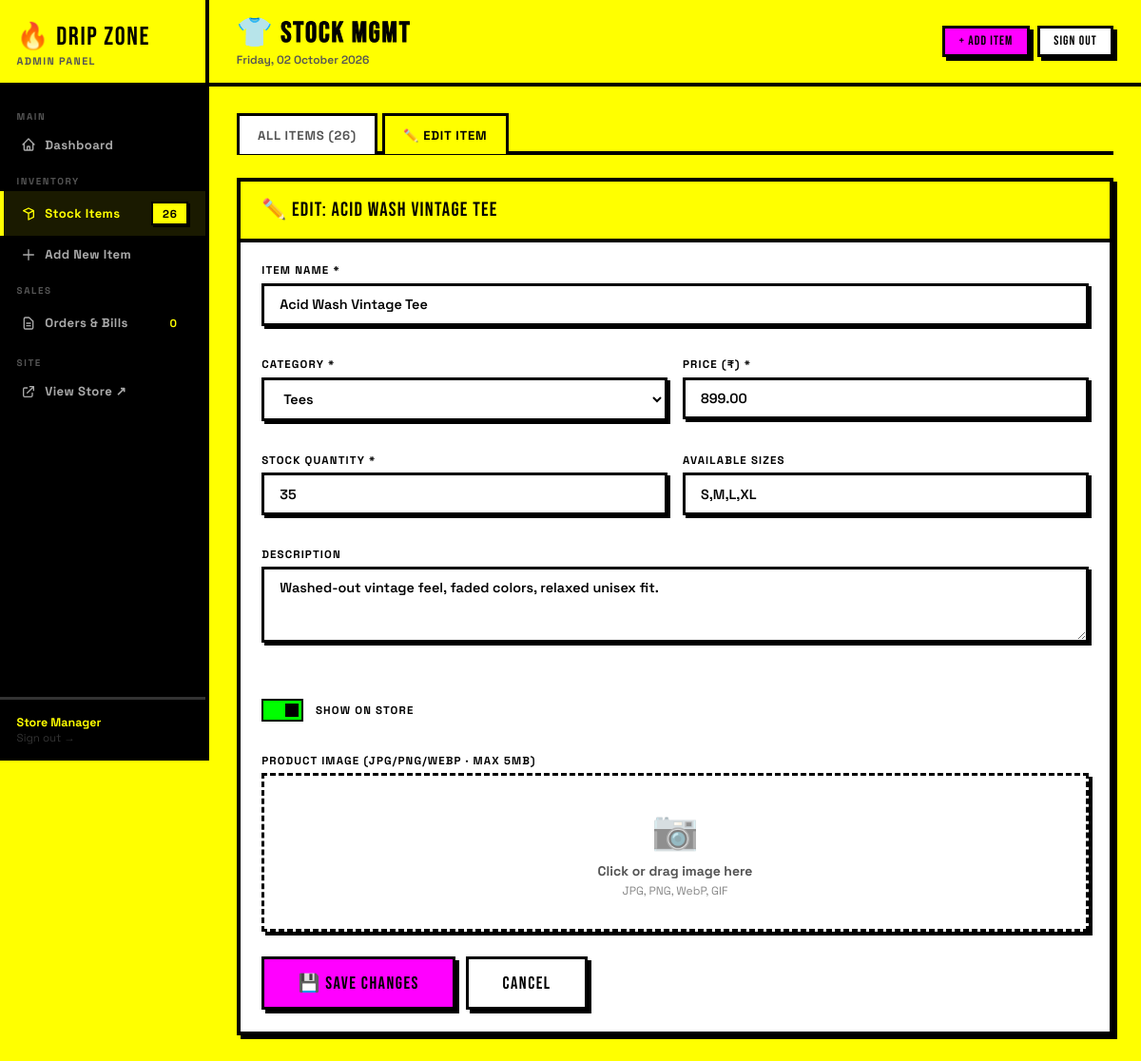
The page /admin.php?page=stock&edit=2 (signed in) on the database its author committed.
### tables this page shows
CREATE TABLE IF NOT EXISTS Stock (
    id              INT UNSIGNED     NOT NULL AUTO_INCREMENT,
    item_name       VARCHAR(180)     NOT NULL,
    description     TEXT                      DEFAULT NULL,
    category        VARCHAR(80)      NOT NULL DEFAULT 'Uncategorized',
    image_path      VARCHAR(300)              DEFAULT NULL,
    price           DECIMAL(10,2)    NOT NULL DEFAULT 0.00,
    stock_qty       INT              NOT NULL DEFAULT 0,
    sizes           VARCHAR(200)              DEFAULT 'S,M,L,XL,XXL',
    display_status  TINYINT(1)       NOT NULL DEFAULT 1,
    created_at      DATETIME         NOT NULL DEFAULT CURRENT_TIMESTAMP,
    updated_at      DATETIME         NOT NULL DEFAULT CURRENT_TIMESTAMP ON UPDATE CURRENT_TIMESTAMP,
    PRIMARY KEY (id),
    INDEX idx_display  (display_status),
    INDEX idx_category (category)
);

### admin.php (the view, shortened to what this page needs)
<?php
require_once 'db.php';
$page   = $_GET['page']   ?? 'dashboard';
$action = $_POST['action'] ?? $_GET['action'] ?? '';
$totalItems   = (int) $pdo->query("SELECT COUNT(*) FROM Stock")->fetchColumn();
$totalVisible = (int) $pdo->query("SELECT COUNT(*) FROM Stock WHERE display_status=1")->fetchColumn();
$lowStock     = (int) $pdo->query("SELECT COUNT(*) FROM Stock WHERE stock_qty<=5 AND stock_qty>0")->fetchColumn();
$outStock     = (int) $pdo->query("SELECT COUNT(*) FROM Stock WHERE stock_qty=0")->fetchColumn();
$totalBills   = (int) $pdo->query("SELECT COUNT(*) FROM Bills")->fetchColumn();
$totalRev     = (float)$pdo->query("SELECT COALESCE(SUM(total_amount),0) FROM Bills")->fetchColumn();
$todayRev     = (float)$pdo->query("SELECT COALESCE(SUM(total_amount),0) FROM Bills WHERE DATE(bill_date)=CURDATE()")->fetchColumn();
$stockItems = [];
if (in_array($page,['stock','dashboard'])) {
    $stockItems = $pdo->query("SELECT id,item_name,category,image_path,price,stock_qty,sizes,display_status,DATE_FORMAT(updated_at,'%d %b %Y') AS updated FROM Stock ORDER BY created_at DESC")->fetchAll();
}
$editItem = null;
if ($page==='stock' && isset($_GET['edit'])) {
    $s = $pdo->prepare("SELECT * FROM Stock WHERE id=?");
    $s->execute([(int)$_GET['edit']]);
    $editItem = $s->fetch();
}
$cats = ['Tees','Shirts','Jeans','Cargo','Hoodies','Jackets','Joggers','Accessories','Other'];
?>
<!DOCTYPE html>
<html lang="en">
<head>
  <link rel="stylesheet" href="style.css"/>
</head>
<body>
<div class="admin-layout" id="admin-layout">
  <aside class="admin-sidebar">
    <div class="sidebar-logo">
      <div class="sidebar-logo-text">🔥 DRIP ZONE</div>
      <div class="sidebar-logo-sub">Admin Panel</div>
    </div>
    <nav class="sidebar-nav">
      <div class="sidebar-section-label">MAIN</div>
      <a href="admin.php?page=dashboard" class="sidebar-link <?= $page==='dashboard'?'active':'' ?>" id="nav-dashboard">
        <svg xmlns="http://www.w3.org/2000/svg" fill="none" viewBox="0 0 24 24" stroke="currentColor"><path stroke-linecap="round" stroke-linejoin="round" stroke-width="2" d="M3 12l2-2m0 0l7-7 7 7M5 10v10a1 1 0 001 1h3m10-11l2 2m-2-2v10a1 1 0 01-1 1h-3m-6 0a1 1 0 001-1v-4a1 1 0 011-1h2a1 1 0 011 1v4a1 1 0 001 1m-6 0h6"/></svg>
        Dashboard
      </a>
      <div class="sidebar-section-label">INVENTORY</div>
      <a href="admin.php?page=stock" class="sidebar-link <?= $page==='stock'?'active':'' ?>" id="nav-stock">
        <svg xmlns="http://www.w3.org/2000/svg" fill="none" viewBox="0 0 24 24" stroke="currentColor"><path stroke-linecap="round" stroke-linejoin="round" stroke-width="2" d="M20 7l-8-4-8 4m16 0l-8 4m8-4v10l-8 4m0-10L4 7m8 4v10"/></svg>
        Stock Items
        <span class="badge badge-yellow" style="margin-left:auto;"><?= $totalItems ?></span>
      </a>
      <a href="admin.php?page=stock&action=add" class="sidebar-link" id="nav-add">
        <svg xmlns="http://www.w3.org/2000/svg" fill="none" viewBox="0 0 24 24" stroke="currentColor"><path stroke-linecap="round" stroke-linejoin="round" stroke-width="2" d="M12 4v16m8-8H4"/></svg>
        Add New Item
      </a>
      <div class="sidebar-section-label">SALES</div>
      <a href="admin.php?page=bills" class="sidebar-link <?= $page==='bills'?'active':'' ?>" id="nav-bills">
        <svg xmlns="http://www.w3.org/2000/svg" fill="none" viewBox="0 0 24 24" stroke="currentColor"><path stroke-linecap="round" stroke-linejoin="round" stroke-width="2" d="M9 12h6m-6 4h6m2 5H7a2 2 0 01-2-2V5a2 2 0 012-2h5.586a1 1 0 01.707.293l5.414 5.414A1 1 0 0119 8.414V19a2 2 0 01-2 2z"/></svg>
        Orders &amp; Bills
        <span class="badge badge-dark" style="margin-left:auto;"><?= $totalBills ?></span>
      </a>
      <div class="sidebar-section-label">SITE</div>
      <a href="index.php" target="_blank" class="sidebar-link" id="nav-store">
        <svg xmlns="http://www.w3.org/2000/svg" fill="none" viewBox="0 0 24 24" stroke="currentColor"><path stroke-linecap="round" stroke-linejoin="round" stroke-width="2" d="M10 6H6a2 2 0 00-2 2v10a2 2 0 002 2h10a2 2 0 002-2v-4M14 4h6m0 0v6m0-6L10 14"/></svg>
        View Store ↗
      </a>
    </nav>
    <div class="sidebar-footer">
      <div class="admin-name"><?= htmlspecialchars($_SESSION['admin_name'] ?? 'Admin') ?></div>
      <a href="logout.php" style="font-size:.72rem;color:#333;">Sign out →</a>
    </div>
  </aside>
  <div class="admin-main">
    <div class="admin-topbar">
      <div>
        <div class="admin-page-title">
          <?php echo ['dashboard'=>'📊 DASHBOARD','stock'=>'👕 STOCK MGMT','bills'=>'🧾 ORDERS'][$page] ?? 'DASHBOARD'; ?>
        </div>
        <div class="admin-topbar-meta"><?= date('l, d F Y') ?></div>
      </div>
      <div style="display:flex;gap:.5rem;align-items:center;">
        <a href="admin.php?page=stock&action=add" class="btn btn-pink btn-sm" id="topbar-add">+ ADD ITEM</a>
        <a href="logout.php" class="btn btn-outline-w btn-sm" id="topbar-logout">SIGN OUT</a>
      </div>
    </div>
    <div class="admin-content">
      <?php if ($page==='dashboard'): ?>
        <div class="stats-grid">
          <div class="stat-card">
            <div class="stat-label">TOTAL ITEMS</div>
            <div class="stat-value"><?= $totalItems ?></div>
            <div class="stat-sub"><?= $totalVisible ?> visible on store</div>
          </div>
          <div class="stat-card">
            <div class="stat-label">TOTAL ORDERS</div>
            <div class="stat-value" style="color:var(--neon-pink);"><?= $totalBills ?></div>
            <div class="stat-sub">All time</div>
          </div>
          <div class="stat-card">
            <div class="stat-label">TOTAL REVENUE</div>
            <div class="stat-value" style="color:var(--cyber-blue);font-size:1.6rem;">₹<?= number_format($totalRev,0) ?></div>
            <div class="stat-sub">Today: ₹<?= number_format($todayRev,0) ?></div>
          </div>
          <div class="stat-card">
            <div class="stat-label">LOW / OUT OF STOCK</div>
            <div class="stat-value" style="color:var(--hot-orange);"><?= $lowStock + $outStock ?></div>
            <div class="stat-sub"><?= $outStock ?> sold out</div>
          </div>
        </div>
        <div class="card">
          <div class="card-header">
            <div class="section-title">RECENT STOCK</div>
            <a href="admin.php?page=stock" class="btn btn-outline-w btn-sm">VIEW ALL</a>
          </div>
          <div class="table-wrap">
            <table class="admin-table">
              <thead><tr><th>IMG</th><th>ITEM</th><th>CAT</th><th>PRICE</th><th>QTY</th><th>STATUS</th></tr></thead>
              <tbody>
                <?php foreach(array_slice($stockItems,0,8) as $item): ?>
                <tr>
                  <td>
                    <div class="item-img">
                      <?php if($item['image_path'] && file_exists($item['image_path'])): ?>
                        <img src="<?= htmlspecialchars($item['image_path']) ?>" alt=""/>
                      <?php else: ?>👕<?php endif; ?>
                    </div>
                  </td>
                  <td><div class="item-name"><?= htmlspecialchars($item['item_name']) ?></div></td>
                  <td><span class="badge badge-dark"><?= htmlspecialchars($item['category']) ?></span></td>
                  <td style="color:var(--neon-yellow);font-weight:700;">₹<?= number_format($item['price'],2) ?></td>
                  <td>
                    <?php if($item['stock_qty']==0): ?><span class="badge badge-red">OUT</span>
                    <?php elseif($item['stock_qty']<=5): ?><span class="badge badge-pink"><?= $item['stock_qty'] ?> LEFT</span>
                    <?php else: ?><span class="badge badge-green"><?= $item['stock_qty'] ?></span>
                    <?php endif; ?>
                  </td>
                  <td><?= $item['display_status'] ? '<span class="badge badge-green">LIVE</span>' : '<span class="badge badge-dark">HIDDEN</span>' ?></td>
                </tr>
                <?php endforeach; ?>
              </tbody>
            </table>
          </div>
        </div>
      <?php elseif($page==='stock'): ?>
        <div class="tab-nav">
          <button class="tab-btn <?= (!isset($_GET['edit'])&&$action!=='add')?'active':'' ?>" id="tab-list-btn" onclick="switchTab('list')">ALL ITEMS (<?= $totalItems ?>)</button>
          <button class="tab-btn <?= (isset($_GET['edit'])||$action==='add')?'active':'' ?>" id="tab-form-btn" onclick="switchTab('form')">
            <?= $editItem ? '✏️ EDIT ITEM' : '➕ ADD ITEM' ?>
          </button>
        </div>
        <div class="tab-panel <?= (isset($_GET['edit'])||$action==='add')?'active':'' ?>" id="tab-panel-form">
          <div class="card">
            <div class="card-header">
              <div class="section-title"><?= $editItem ? '✏️ EDIT: '.htmlspecialchars($editItem['item_name']) : '➕ ADD NEW ITEM' ?></div>
            </div>
            <div class="card-body">
              <form method="POST" action="admin.php?page=stock" enctype="multipart/form-data" id="item-form" novalidate>
                <div class="admin-form-grid">
                  <div class="form-group span-2">
                    <label class="form-label" for="item_name">Item Name *</label>
                    <input type="text" id="item_name" name="item_name" class="form-control" required
                           placeholder="e.g. Oversized Graphic Tee" value="<?= htmlspecialchars($editItem['item_name']??'') ?>"/>
                  </div>
                  <div class="form-group">
                    <label class="form-label" for="category">Category *</label>
                    <select id="category" name="category" class="form-control">
                      <?php foreach($cats as $cat): ?>
                        <option value="<?= $cat ?>" <?= ($editItem['category']??'')===$cat?'selected':'' ?>><?= $cat ?></option>
                      <?php endforeach; ?>
                    </select>
                  </div>
                  <div class="form-group">
                    <label class="form-label" for="price">Price (₹) *</label>
                    <input type="number" id="price" name="price" class="form-control" step="0.01" min="0" required
                           placeholder="999.00" value="<?= htmlspecialchars($editItem['price']??'') ?>"/>
                  </div>
                  <div class="form-group">
                    <label class="form-label" for="stock_qty">Stock Quantity *</label>
                    <input type="number" id="stock_qty" name="stock_qty" class="form-control" min="0" required
                           value="<?= htmlspecialchars($editItem['stock_qty']??0) ?>"/>
                  </div>
                  <div class="form-group">
                    <label class="form-label" for="sizes">Available Sizes</label>
                    <input type="text" id="sizes" name="sizes" class="form-control"
                           placeholder="S,M,L,XL,XXL" value="<?= htmlspecialchars($editItem['sizes']??'S,M,L,XL,XXL') ?>"/>
                  </div>
                  <div class="form-group span-2">
                    <label class="form-label" for="description">Description</label>
                    <textarea id="description" name="description" class="form-control" placeholder="Material, fit, vibe…"><?= htmlspecialchars($editItem['description']??'') ?></textarea>
                  </div>
                  <div class="form-group" style="display:flex;align-items:center;gap:.8rem;padding-top:1.3rem;">
                    <label class="toggle-switch" for="display_status">
                      <span class="toggle-slider"></span>
                    </label>
                    <span class="form-label" style="margin:0;">Show on Store</span>
                  </div>
                  <div class="form-group span-2">
                    <label class="form-label">Product Image (JPG/PNG/WebP · max 5MB)</label>
                    <div class="image-upload-area" id="upload-area">
                      <div class="upload-icon">📷</div>
                      <div class="upload-text">Click or drag image here</div>
                      <div class="upload-hint">JPG, PNG, WebP, GIF</div>
                    </div>
                  </div>
                </div>
                <div style="display:flex;gap:.7rem;margin-top:.5rem;flex-wrap:wrap;">
                  <button type="submit" class="btn btn-pink btn-lg"><?= $editItem?'💾 SAVE CHANGES':'➕ ADD TO STOCK' ?></button>
                  <a href="admin.php?page=stock" class="btn btn-outline-w btn-lg">CANCEL</a>
                </div>
              </form>
            </div>
          </div>
        </div>
      <?php endif; ?>
    </div>
  </div>
</div>
</body>
</html>

### rows shown on the page
stock: item_name "Acid Wash Vintage Tee", category "Tees", price "899.00", stock_qty "35", sizes "S,M,L,XL", description "Washed-out vintage feel, faded colors, relaxed unisex fit."

### other values the page prints
$totalItems "26"
$totalBills "0"
$_SESSION['admin_name'] "Store Manager"
